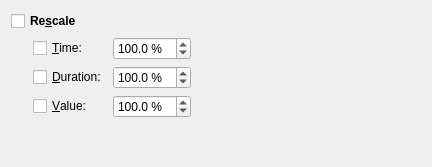
     <widget class="QWidget" name="Rescale">
      <attribute name="title">
       <string>Re&amp;scale</string>
      </attribute>
      <layout class="QGridLayout">
       <item row="0" column="0" colspan="4">
        <widget class="QCheckBox" name="RescaleCheckBox">
         <property name="font">
          <font>
           <weight>75</weight>
           <bold>true</bold>
          </font>
         </property>
         <property name="toolTip">
          <string>Rescale selected events</string>
         </property>
         <property name="text">
          <string>Re&amp;scale</string>
         </property>
        </widget>
       </item>
       <item row="1" column="0">
        <spacer>
         <property name="orientation">
          <enum>Qt::Horizontal</enum>
         </property>
         <property name="sizeType">
          <enum>QSizePolicy::Fixed</enum>
         </property>
         <property name="sizeHint" stdset="0">
          <size>
           <width>16</width>
           <height>19</height>
          </size>
         </property>
        </spacer>
       </item>
       <item row="1" column="1">
        <widget class="QCheckBox" name="RescaleTimeCheckBox">
         <property name="text">
          <string>&amp;Time:</string>
         </property>
        </widget>
       </item>
       <item row="1" column="2">
        <widget class="QDoubleSpinBox" name="RescaleTimeSpinBox">
         <property name="minimumSize">
          <size>
           <width>60</width>
           <height>0</height>
          </size>
         </property>
         <property name="toolTip">
          <string>Rescale time</string>
         </property>
         <property name="suffix">
          <string> %</string>
         </property>
         <property name="accelerated">
          <bool>true</bool>
         </property>
         <property name="decimals">
          <number>1</number>
         </property>
         <property name="minimum">
          <double>0.1</double>
         </property>
         <property name="maximum">
          <double>1000.0</double>
         </property>
         <property name="singleStep">
          <double>0.1</double>
         </property>
         <property name="value">
          <double>100.0</double>
         </property>
        </widget>
       </item>
       <item row="1" column="3" rowspan="3">
        <spacer>
         <property name="orientation">
          <enum>Qt::Horizontal</enum>
         </property>
         <property name="sizeHint" stdset="0">
          <size>
           <width>224</width>
           <height>58</height>
          </size>
         </property>
        </spacer>
       </item>
       <item row="2" column="1">
        <widget class="QCheckBox" name="RescaleDurationCheckBox">
         <property name="text">
          <string>&amp;Duration:</string>
         </property>
        </widget>
       </item>
       <item row="2" column="2">
        <widget class="QDoubleSpinBox" name="RescaleDurationSpinBox">
         <property name="minimumSize">
          <size>
           <width>60</width>
           <height>0</height>
          </size>
         </property>
         <property name="toolTip">
          <string>Rescale duration</string>
         </property>
         <property name="suffix">
          <string> %</string>
         </property>
         <property name="accelerated">
          <bool>true</bool>
         </property>
         <property name="decimals">
          <number>1</number>
         </property>
         <property name="minimum">
          <double>0.1</double>
         </property>
         <property name="maximum">
          <double>1000.0</double>
         </property>
         <property name="singleStep">
          <double>0.1</double>
         </property>
         <property name="value">
          <double>100.0</double>
         </property>
        </widget>
       </item>
       <item row="3" column="1">
        <widget class="QCheckBox" name="RescaleValueCheckBox">
         <property name="text">
          <string>&amp;Value:</string>
         </property>
        </widget>
       </item>
       <item row="3" column="2">
        <widget class="QDoubleSpinBox" name="RescaleValueSpinBox">
         <property name="minimumSize">
          <size>
           <width>60</width>
           <height>0</height>
          </size>
         </property>
         <property name="toolTip">
          <string>Rescale value</string>
         </property>
         <property name="suffix">
          <string> %</string>
         </property>
         <property name="accelerated">
          <bool>true</bool>
         </property>
         <property name="decimals">
          <number>1</number>
         </property>
         <property name="minimum">
          <double>0.1</double>
         </property>
         <property name="maximum">
          <double>1000.0</double>
         </property>
         <property name="singleStep">
          <double>0.1</double>
         </property>
         <property name="value">
          <double>100.0</double>
         </property>
        </widget>
       </item>
       <item row="4" column="1" colspan="3">
        <spacer>
         <property name="orientation">
          <enum>Qt::Vertical</enum>
         </property>
         <property name="sizeHint" stdset="0">
          <size>
           <width>358</width>
           <height>38</height>
          </size>
         </property>
        </spacer>
       </item>
      </layout>
     </widget>
